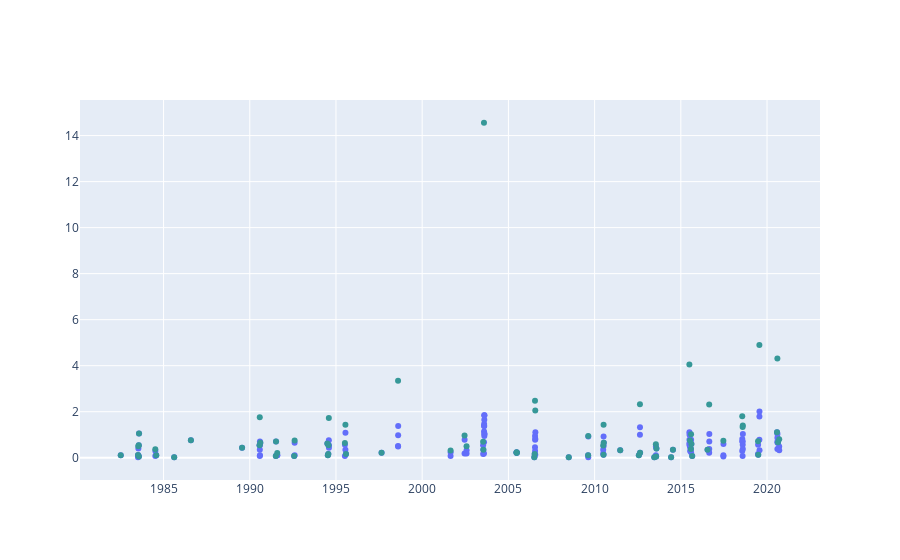

This figure's notebook cell:
### Code cell
fig1 = px.scatter(sum_of_magnitudes.loc[sum_of_magnitudes["GRID_NO"]== 95097], x="Start_Date", y="sum_magnitude")
fig1.update_traces(marker=dict(color='#369898'))
fig2 = px.scatter(single_magnitudes.loc[single_magnitudes["GRID_NO"]== 95097], x = "DAY",y = "magnitude")
fig3 = go.Figure(data= fig2.data + fig1.data)
fig3.show()
